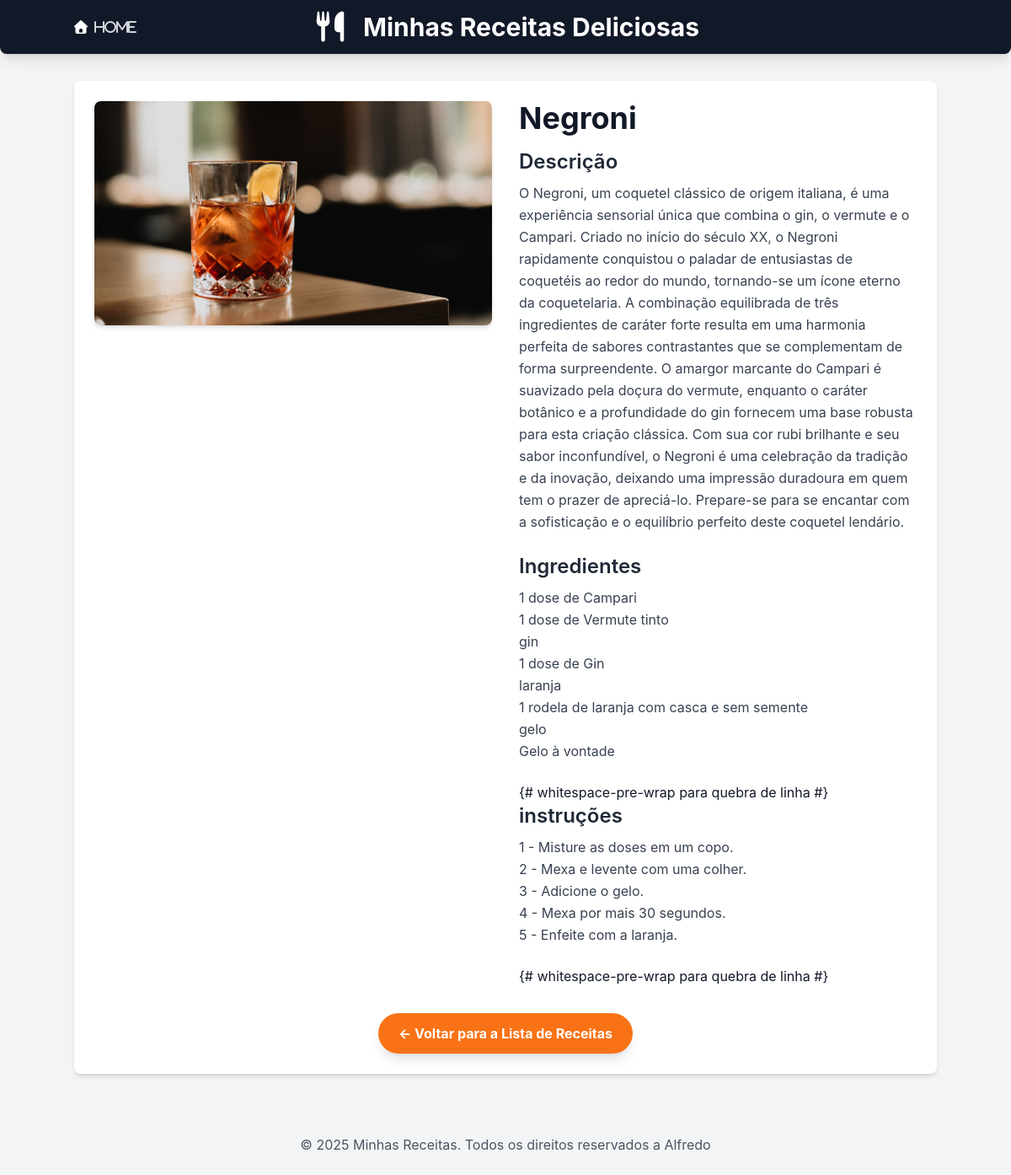
The page /receitas/receita/7/ on the database its author committed.
### receitas/models.py (models this page shows, shortened)
class Receita(models.Model):
    CATEGORIAS = [
        ('comida', 'Comida'),
        ('sobremesa', 'Sobremesa'),
        ('drink', 'Drink'),
    ]
    title = models.CharField(max_length=200)
    description = models.TextField("Descrição")
    ingredients = models.TextField("Ingredientes")
    instructions = models.TextField("Instruções")
    image = models.ImageField("Imagem", upload_to='receitas/images/', blank=True, null=True)
    categoria = models.CharField("Categoria", max_length=20, choices=CATEGORIAS, default='comida')
    created_at = models.DateTimeField(auto_now_add=True)
    updated_at = models.DateTimeField(auto_now = True)
    class Meta:
        verbose_name = "Receita"
        verbose_name_plural = "Receitas"
        ordering = ['-created_at'] # Ordena as receitas pela data de criação (mais novas primeiro)

### receitas/views.py (the view)
# urls.py: path('receita/<int:id>/', views.receita_detail, name='receita_detail'),
def receita_detail(request, id):
    receita = get_object_or_404(Receita, pk = id)
    context={
        'receita': receita,
    }
    return render(request, 'receitas/receita_detail.html', context)

### receitas/templates/receitas/receita_detail.html (shortened to what this page needs)
{% extends "receitas/base.html" %}
{% block content %}
<div class="flex flex-col md:flex-row gap-8">
    {% if receita.image %}
    <div class="md:w-1/2">
        <img src="{{ receita.image.url }}" alt="[Imagem de {{ receita.title }}]"
            class="w-full h-auto object-cover rounded-lg shadow-md">
    </div>
    {% endif %}
    <div class="md:w-1/2">
        <h2 class="text-4xl font-bold text-gray-900 mb-4">{{ receita.title }}</h2>
        <h3 class="text-2xl font-semibold text-gray-800 mb-2">Descrição</h3>
        <p class="text-gray-700 mb-6 leading-relaxed">{{ receita.description }}</p>
        <h3 class="text-2xl font-semibold text-gray-800 mb-2">Ingredientes</h3>
        <p class="text-gray-700 mb-6 leading-relaxed whitespace-pre-wrap">{{ receita.ingredients }}</p>{#
        whitespace-pre-wrap para quebra de linha #}
        <h3 class="text-2xl font-semibold text-gray-800 mb-2">instruções</h3>
        <p class="text-gray-700 mb-6 leading-relaxed whitespace-pre-wrap">{{ receita.instructions }}</p>{#
        whitespace-pre-wrap para quebra de linha #}
    </div>
</div>
<div class="mt-8 text-center">
    <a href="{% url 'home' %}"
        class="inline-block bg-orange-500 hover:bg-orange-600 text-white font-bold py-3 px-6 rounded-full transition durantion-300 ease-in-out shadow-lg">
        &larr; Voltar para a Lista de Receitas
    </a>
</div>
{% endblock %}

### receitas/templates/receitas/base.html (style rules this page uses)
body { font-family: 'Inter', sans-serif; }

### rows shown on the page
Receita: image (picture), title "Negroni", description "O Negroni, um coquetel clássico de origem italiana, é uma experiência sensorial única que combina o gin, o vermute e o Campari. Criado no início do século XX, o Negroni rapidamente conquistou o paladar de entusiastas de coquetéis ao redor do mundo, tornando-se um ícone eterno da coquetelaria. A combinação equilibrada de três ingredientes de caráter forte resulta em uma harmonia perfeita de sabores contrastantes que se complementam de forma surpreendente. O amargor marcante do Campari é suavizado pela doçura do vermute, enquanto o caráter botânico e a profundidade do gin fornecem uma base robusta para esta criação clássica. Com sua cor rubi brilhante e seu sabor inconfundível, o Negroni é…", ingredients "1 dose de Campari 1 dose de Vermute tinto gin 1 dose de Gin laranja 1 rodela de laranja com casca e sem semente gelo Gelo à vontade", instructions "1 - Misture as doses em um copo. 2 - Mexa e levente com uma colher. 3 - Adicione o gelo. 4 - Mexa por mais 30 segundos. 5 - Enfeite com a laranja."
